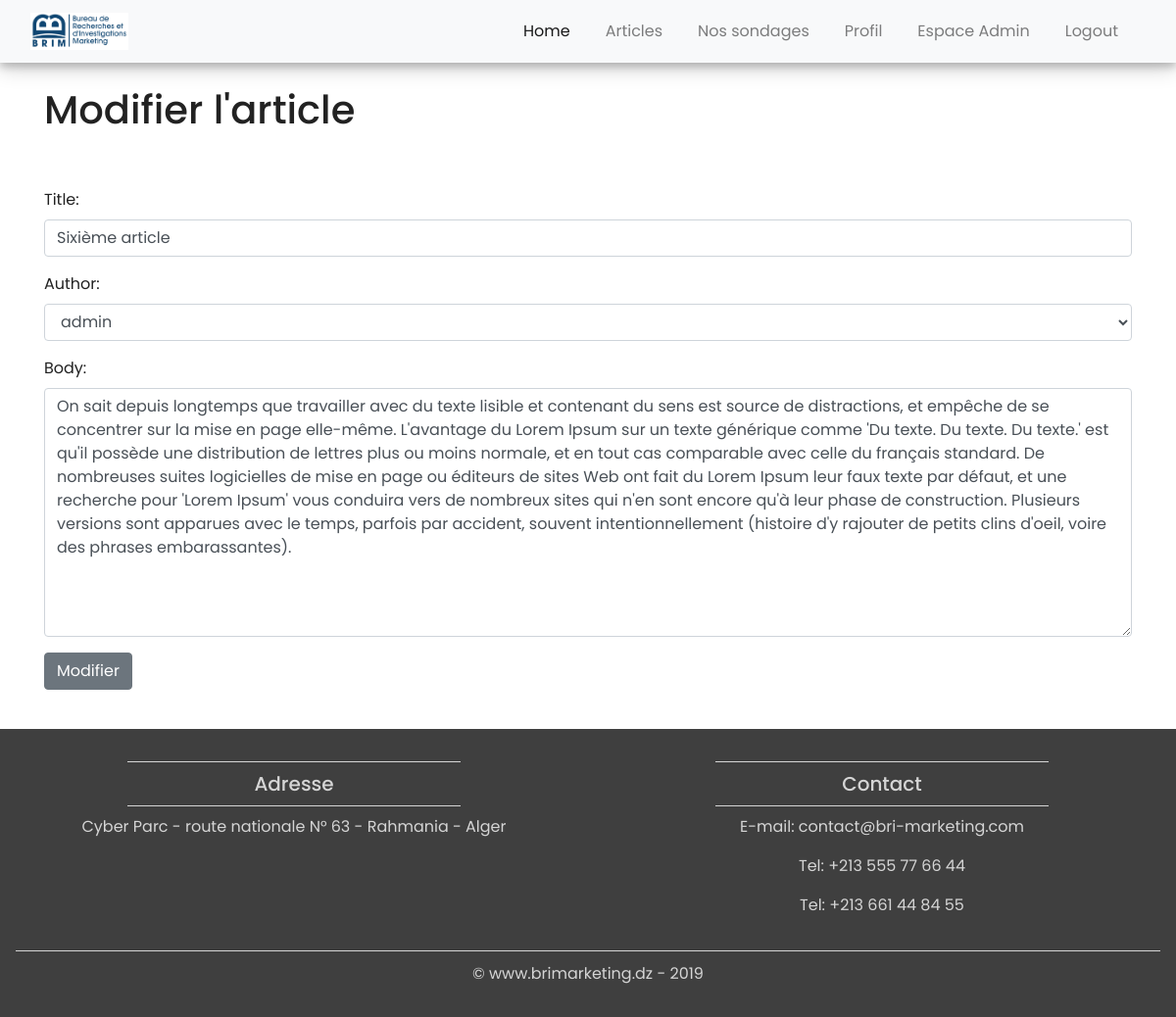
Page /blog/article/modifier/7 (signed in) on the committed database.
### blog/models.py (models this page shows, shortened)
class Article(models.Model):
	title = models.CharField(max_length=255)
	author = models.ForeignKey("auth.User", limit_choices_to={'groups__name': "Admin"}, on_delete=models.CASCADE)
	body = models.TextField()
	date_pub = models.DateField(auto_now_add = True)

### blog/views.py (the view)
# urls.py: path('article/modifier/<int:pk>', ModifierArticleView.as_view(), name="modifierArticle"),
@class_view_decorator(connecte_user)
@class_view_decorator(allowed_users(allowed_roles=['Admin']))
class ModifierArticleView(UpdateView):
	model = Article
	form_class = ArticleForm
	template_name = 'blog/modifierArticle.html'

### blog/forms.py
class ArticleForm(forms.ModelForm):
	class Meta:
		model = Article
		fields = ('title', 'author', 'body')
		widgets = {
			'title': forms.TextInput(attrs={'class': 'form-control', 'placeholder': 'Premier article'}),
			'author': forms.Select(attrs={'class': 'form-control'}),
			'body': forms.Textarea(attrs={'class': 'form-control'}),
		}

### templates/blog/modifierArticle.html (shortened to what this page needs)
{% extends 'base.html'%}
{% load static %}
{% block content %}
{% if user.is_authenticated %}
        {% if user.groups.all.0.name == "Admin" %}
<div class="container">
	<br>
	<h1>Modifier l'article</h1>
	<br><br>
	<div class="form-group">
		<form method="POST">
			{{ form.as_p }}
			<button class="btn btn-secondary">Modifier</button>
		</form>
	</div>
	<br>
</div>
{% endif %}
{% endif %}
{% endblock %}

### static/style.css (style rules this page uses)
html, body { height:100%; width:100%; font-family: 'Poppins', sans-serif; color: #222; }
body { margin: 0; padding: 0; position: absolute; }
* { box-sizing: border-box; }

### rows in the picture
Article: title "Sixième article", author "admin", body "On sait depuis longtemps que travailler avec du texte lisible et contenant du sens est source de distractions, et empêche de se concentrer sur la mise en page elle-même. L'avantage du Lorem Ipsum sur un texte générique comme 'Du texte. Du texte. Du texte.' est qu'il possède une distribution de lettres plus ou moins normale, et en tout cas comparable avec celle du français standard. De nombreuses suites logicielles de mise en page ou éditeurs de sites Web ont fait du Lorem Ipsum leur faux texte par défaut, et une recherche pour 'Lorem Ipsum' vous conduira vers de nombreux sites qui n'en sont encore qu'à leur phase de construction. Plusieurs versions sont apparues avec le temps, parfois par…"
